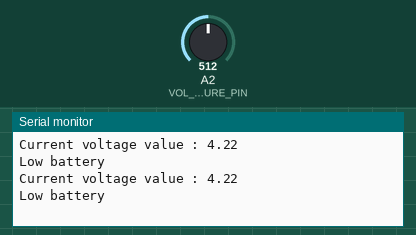
This sketch was run on a simulated Arduino Uno, built with avr-gcc and run on an emulated ATmega328P. On the bench: the last lines printed to the serial monitor. The inputs (shaded band) are chosen by the test bench; at power-on: A2 (VOL_MEASURE_PIN) = 512.

Above: at 2.8 s.
2.9 s: A2 (VOL_MEASURE_PIN) set to 931
At 3.8 s:
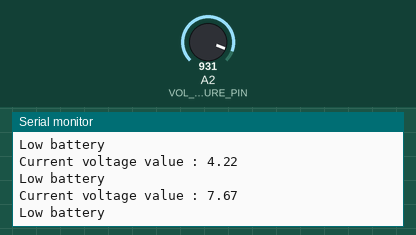
4.4 s: A2 (VOL_MEASURE_PIN) set to 957
At 5.8 s:
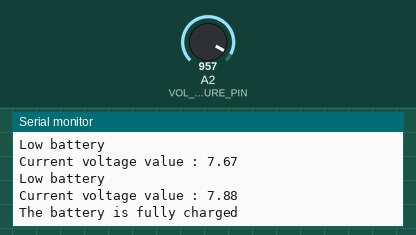
Timing chart, 0 to 7.4 s (numbered marks = the images above; inputs shaded):
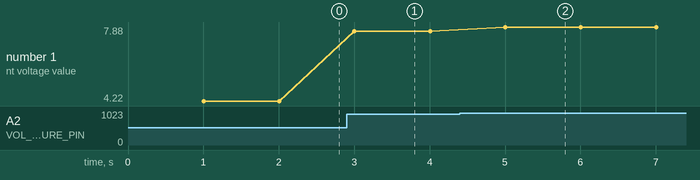

Measured:
- the behaviour switches between 947 and 948 on A2 (VOL_MEASURE_PIN) (found by bisection; images 1 and 2)
- after the input at 2.9 s, the serial monitor: prints a new line after 0.10 s (image 1)
- after the input at 4.4 s, the serial monitor: prints a new line after 0.61 s (image 2)
- plotted number 1: 4.22 → 7.67 after the input at 2.9 s, 7.67 → 7.88 after the input at 4.4 s

The sketch:

VoltageMeasure.ino
```cpp
#define VOL_MEASURE_PIN A2
unsigned long vol_measure_time = 0;

void setup() {
  Serial.begin(9600);
  voltageInit();
}


void loop()
{
    Voltage_Measure();
}

void voltageInit()
{
  analogReference(INTERNAL);
}

void Voltage_Measure()
{
    if (millis() - vol_measure_time > 1000) //Measured every 1000 milliseconds
  {
    vol_measure_time = millis();
    double voltage = (analogRead(VOL_MEASURE_PIN) * 1.1 / 1024) * ((10 + 1.5) / 1.5); //Read voltage value
    Serial.print("Current voltage value : ");
    Serial.println(voltage);
    if(voltage>7.8)
      Serial.println("The battery is fully charged");
    else
      Serial.println("Low battery");
  }
}
```
